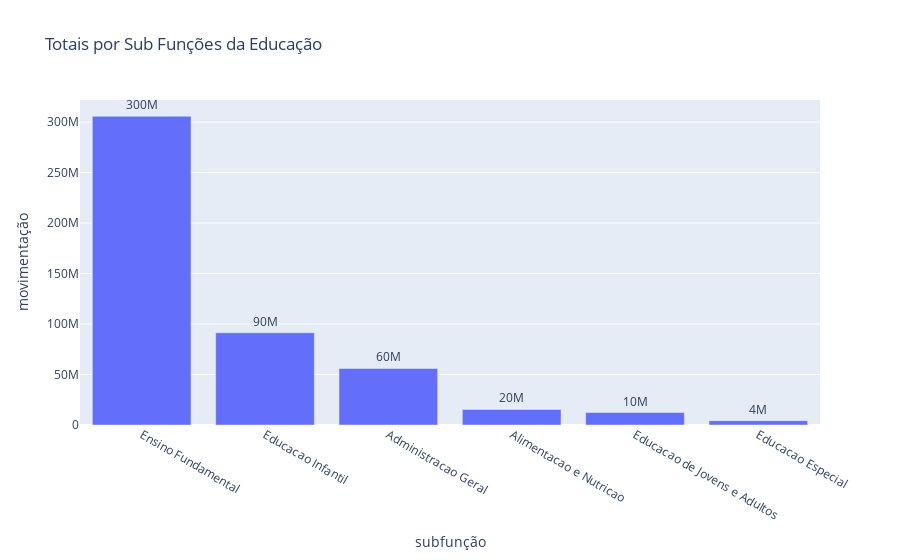

Notebook cell for this chart:
### Code cell
subfuncoes_educacao = pagamentos_educacao[["desc_subf","valo_movi"]].groupby(["desc_subf"]).sum().reset_index()
subfuncoes_educacao = subfuncoes_educacao.sort_values("valo_movi", ascending=False)
subfuncoes_educacao_bar = px.bar(subfuncoes_educacao,
             y='valo_movi',
             x='desc_subf',
             text_auto='.1s',
             title="Totais por Sub Funções da Educação",
             labels={
                 'valo_movi':'movimentação',
                 'desc_subf':'subfunção'
                 })
subfuncoes_educacao_bar.update_traces(
                    textfont_size=12,
                    textangle=0,
                    textposition="outside",
                    cliponaxis=False)
subfuncoes_educacao_bar.show()

### Figure 1 — Plotly figure (JSON) as saved in the notebook; plotly's stock layout.template omitted (floating-point values rounded to 4 significant figures)
{"data": [{"alignmentgroup": "True", "cliponaxis": false, "hovertemplate": "subfunção=%{x}<br>movimentação=%{y}<extra></extra>", "legendgroup": "", "marker": {"color": "#636efa", "pattern": {"shape": ""}}, "name": "", "offsetgroup": "", "orientation": "v", "showlegend": false, "textangle": 0, "textfont": {"size": 12}, "textposition": "outside", "texttemplate": "%{y:.1s}", "type": "bar", "x": ["Ensino Fundamental", "Educacao Infantil", "Administracao Geral", "Alimentacao e Nutricao", "Educacao de Jovens e Adultos", "Educacao Especial"], "xaxis": "x", "y": [305800000.0, 91380000.0, 55970000.0, 15370000.0, 12380000.0, 4318000.0], "yaxis": "y"}], "layout": {"barmode": "relative", "legend": {"tracegroupgap": 0}, "title": {"text": "Totais por Sub Funções da Educação"}, "xaxis": {"anchor": "y", "domain": [0, 1], "title": {"text": "subfunção"}}, "yaxis": {"anchor": "x", "domain": [0, 1], "title": {"text": "movimentação"}}}}
